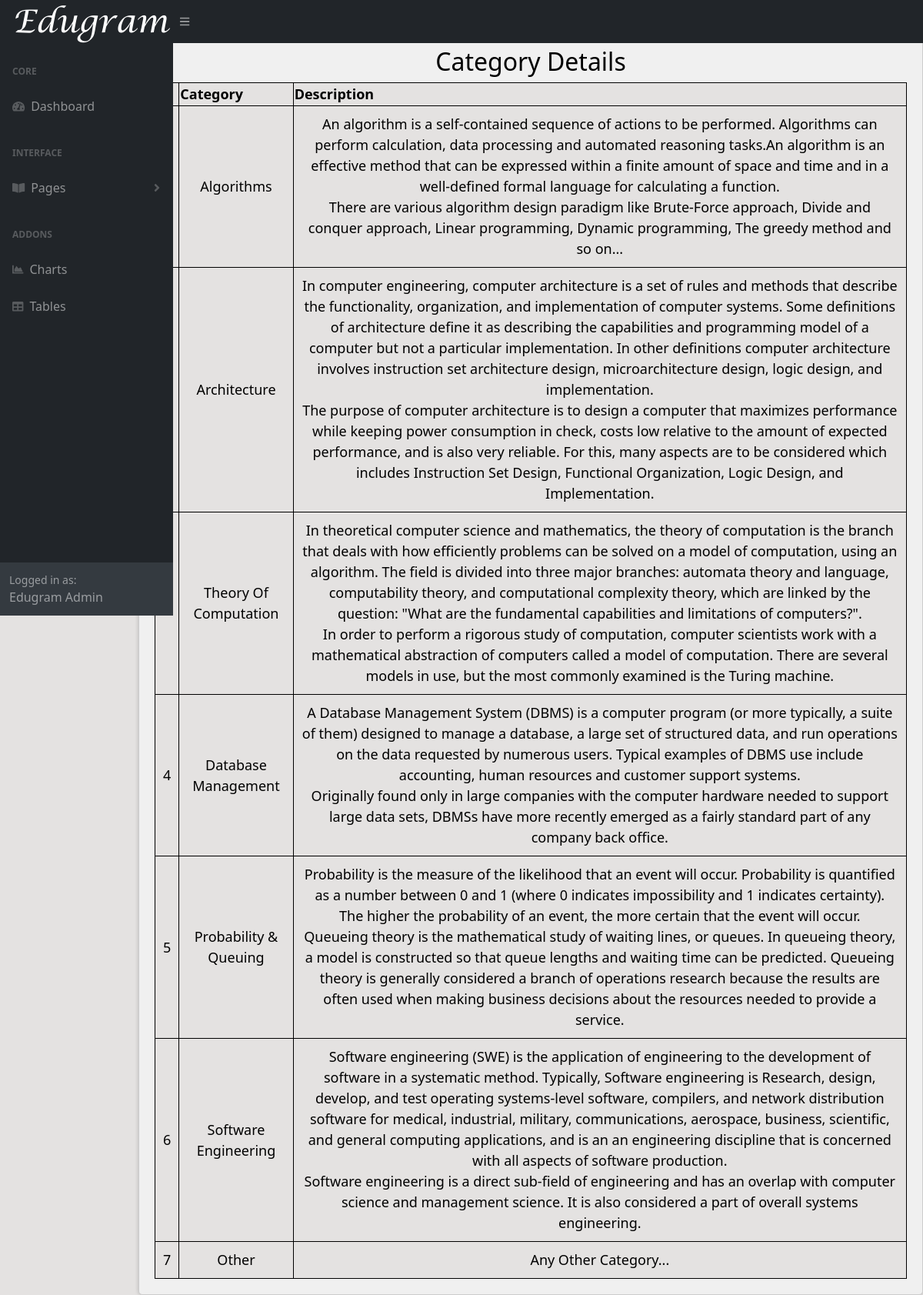
Screenshot of /page4.php with the database file from the repository.
### tables this page shows
CREATE TABLE `category` (
  `id` int(11) NOT NULL,
  `name` varchar(255) NOT NULL,
  `description` text NOT NULL
);

### Dashboard/view_categories.php (the view, shortened to what this page needs)
<?php
$servername = "localhost";
$username = "root";
$password = "";
$dbname = "project";
$conn = new mysqli($servername, $username, $password, $dbname);
$sql = "SELECT id, name, description FROM category";
$result = $conn->query($sql);
?>
<!DOCTYPE html>
<html>
<head>
</head>
<body>
    <section>
        <h1>Category Details</h1>
        <table>
            <tr>
                <th>ID</th>
                <th>Category</th>
                <th>Description</th>
            </tr>
            <?php
                while($rows=$result->fetch_assoc())
                {
             ?>
            <tr>
                <td><?php echo $rows['id'];?></td>
                <td><?php echo $rows['name'];?></td>
                <td><?php echo $rows['description'];?></td>
            </tr>
            <?php
                }
             ?>
        </table>
    </section>
</body>
</html>

### page4.php (shortened to what this page needs)
<!DOCTYPE html>
<html lang="en">
    <head>
        <link href="https://cdn.jsdelivr.net/npm/simple-datatables@latest/dist/style.css" rel="stylesheet" />
        <link href="css2.css" rel="stylesheet" />
    </head>
    <body class="sb-nav-fixed">
        <nav class="sb-topnav navbar navbar-expand navbar-dark bg-dark">
            <a class="navbar-brand ps-3" href="http://localhost/edugram/index.php">Edugram</a>
            <link type="text/css" rel="stylesheet" href="fonts/font.css">
            <button class="btn btn-link btn-sm order-1 order-lg-0 me-4 me-lg-0" id="sidebarToggle" href="#!"><i class="fas fa-bars"></i></button>
        </nav>
        <div id="layoutSidenav">
            <div id="layoutSidenav_nav">
                <nav class="sb-sidenav accordion sb-sidenav-dark" id="sidenavAccordion">
                    <div class="sb-sidenav-menu">
                        <div class="nav">
                            <div class="sb-sidenav-menu-heading">Core</div>
                            <a class="nav-link" href="Dashboard.php">
                                <div class="sb-nav-link-icon"><i class="fas fa-tachometer-alt"></i></div>
                                Dashboard
                            </a>
                            <div class="sb-sidenav-menu-heading">Interface</div>
                            <a class="nav-link collapsed" href="#" data-bs-toggle="collapse" data-bs-target="#collapsePages" aria-expanded="false" aria-controls="collapsePages">
                                <div class="sb-nav-link-icon"><i class="fas fa-book-open"></i></div>
                                Pages
                                <div class="sb-sidenav-collapse-arrow"><i class="fas fa-angle-down"></i></div>
                            </a>
                            <div class="sb-sidenav-menu-heading">Addons</div>
                            <a class="nav-link" href="#">
                                <div class="sb-nav-link-icon"><i class="fas fa-chart-area"></i></div>
                                Charts
                            </a>
                            <a class="nav-link" href="#">
                                <div class="sb-nav-link-icon"><i class="fas fa-table"></i></div>
                                Tables
                            </a>
                        </div>
                    </div>
                    <br><br><br><br><br><br><br><br><br><br><div class="sb-sidenav-footer">
                        <div class="small">Logged in as:</div>
                        Edugram Admin
                    </div>
                </nav>
            </div>
            <div class="custom-div">
    <?php include "Dashboard/view_categories.php" ?>
</div>
    </body>
</html>

### page4.php (style rules this page uses)
.custom-div { background-color: #f0f0f0; width:100%; padding: 20px; border: 1px solid #ccc; border-radius: 5px; box-shadow: 0 0 5px rgba(0, 0, 0, 0.2); margin-left:180px; margin-top:40px; }

### Dashboard/view_categories.php (style rules this page uses)
body { background-color: #E4E2E1; color: black; }
table { margin: 0 auto; font-size: large; border: 1px solid black; background-color: #E4E2E1; }
h1 { text-align: center; color: black; font-size: xx-large; }
td { background-color: #E4E2E1; border: 1px solid black; }
th { background-color: #E4E2E1; border: 1px solid black; }
td { font-weight: bold; border: 1px solid black; padding: 10px; text-align: center; }
td { font-weight: lighter; }

### rows the page displays
category: name "Algorithms", description "An algorithm is a self-contained sequence of actions to be performed. Algorithms can perform calculation, data processing and automated reasoning tasks.An algorithm is an effective method that can be expressed within a finite amount of space and time and in a well-defined formal language for calculating a function. There are various algorithm design paradigm like Brute-Force approach, Divide and conquer approach, Linear programming, Dynamic programming, The greedy method and so on..."
category: name "Architecture", description "In computer engineering, computer architecture is a set of rules and methods that describe the functionality, organization, and implementation of computer systems. Some definitions of architecture define it as describing the capabilities and programming model of a computer but not a particular implementation. In other definitions computer architecture involves instruction set architecture design, microarchitecture design, logic design, and implementation. The purpose of computer architecture is to design a computer that maximizes performance while keeping power consumption in check, costs low relative to the amount of expected performance, and is also very reliable. For this, many aspects…"
category: name "Theory Of Computation", description "In theoretical computer science and mathematics, the theory of computation is the branch that deals with how efficiently problems can be solved on a model of computation, using an algorithm. The field is divided into three major branches: automata theory and language, computability theory, and computational complexity theory, which are linked by the question: \"What are the fundamental capabilities and limitations of computers?\". In order to perform a rigorous study of computation, computer scientists work with a mathematical abstraction of computers called a model of computation. There are several models in use, but the most commonly examined is the Turing machine."
category: id "4", name "Database Management", description "A Database Management System (DBMS) is a computer program (or more typically, a suite of them) designed to manage a database, a large set of structured data, and run operations on the data requested by numerous users. Typical examples of DBMS use include accounting, human resources and customer support systems. Originally found only in large companies with the computer hardware needed to support large data sets, DBMSs have more recently emerged as a fairly standard part of any company back office."
category: id "5", name "Probability & Queuing", description "Probability is the measure of the likelihood that an event will occur. Probability is quantified as a number between 0 and 1 (where 0 indicates impossibility and 1 indicates certainty). The higher the probability of an event, the more certain that the event will occur. Queueing theory is the mathematical study of waiting lines, or queues. In queueing theory, a model is constructed so that queue lengths and waiting time can be predicted. Queueing theory is generally considered a branch of operations research because the results are often used when making business decisions about the resources needed to provide a service."
category: id "6", name "Software Engineering", description "Software engineering (SWE) is the application of engineering to the development of software in a systematic method. Typically, Software engineering is Research, design, develop, and test operating systems-level software, compilers, and network distribution software for medical, industrial, military, communications, aerospace, business, scientific, and general computing applications, and is an an engineering discipline that is concerned with all aspects of software production. Software engineering is a direct sub-field of engineering and has an overlap with computer science and management science. It is also considered a part of overall systems engineering."
category: id "7", name "Other", description "Any Other Category..."
